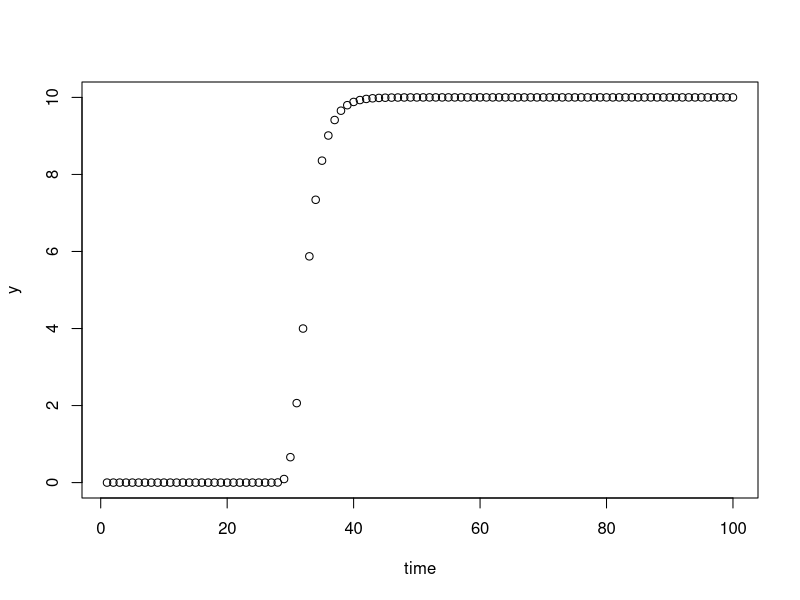
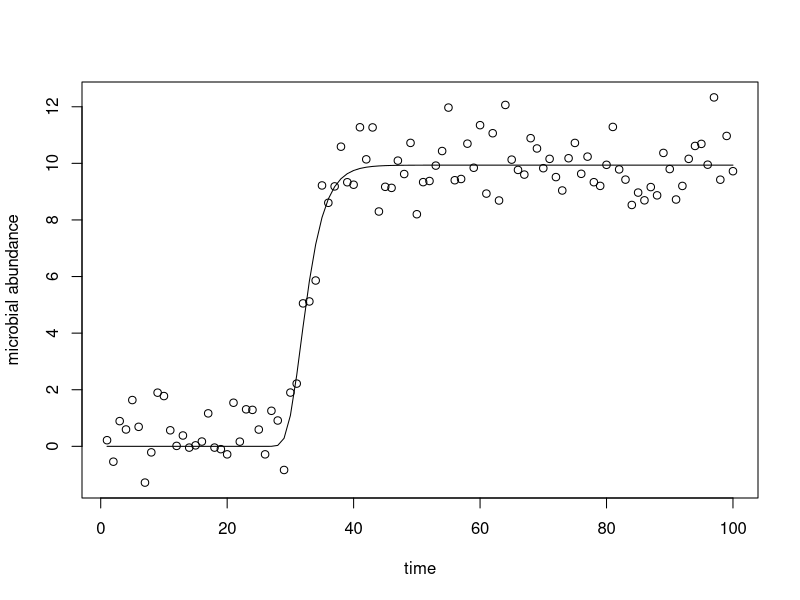

R code for these plots, in order: (Note: this script raises an error after producing the figures.)

install.packages("tidyverse")
#Fitting Non-Linear Growth Curves in R 
library(tidyverse)
set.seed(4)

#Note: this function assumes that the data/time vectors are 
#ordered with respect to time (this is because of the way I 
#use the diff function to pick starting values. )

fit.gompertz <- function(data, time){
  d <- data.frame(y=data, t=time)
  
  # Must have at least 3 datapoints at different times
  if (length(unique(d$t)) < 3) stop("too few data points to fit curve")
  
  # Pick starting values ###
  i <- which.max(diff(d$y))
  starting.values <- c(a=max(d$y), 
                       mu=max(diff(d$y))/(d[i+1,"t"]-d[i, "t"]), 
                       lambda=i)
  print("Starting Values for Optimization: ")
  print(starting.values)
  ##########################
  
  formula.gompertz <- "y~a*exp(-exp(mu*exp(1)/a*(lambda-t)+1))"
  nls(formula.gompertz, d, starting.values)
}


#Now we are going to create some simulated data to test this on.

gompertz <- function(time, a, mu, lambda){
  y <- a*exp(-exp(mu*exp(1)/a*(lambda-time)+1))
  return(data.frame(time=time, y=y))
}

d <- gompertz(1:100, 10, 2, 30)
plot(d)



#This is just the deterministic gompertz function. Now lets 
#add some measurement noise
# Add some normal(0,0.5) noise centered around the deterministic signal
for(i in 1:nrow(d)) d[i,2] <- rnorm(1, d[i,2], 1)

#Now fit the noisy data and and plot the resulting fitted model.
(fit <- fit.gompertz(d$y, d$time))

plot(d, ylab="microbial abundance")
lines(d$time, predict(fit))

#One thing to note, if you find that the fit.gompertz function
#gives an error warning about a singular gradient: the problem 
#is almost certanly that the starting values are far from the 
#optimal and you should plot the data and estimate better values.
#I also would suggest using the purrr::safely function to fit 
#many curves at once. This is because the nls function often 
#returns errors for poorly fit models and its a pain to have 
#to keep excluding data-points/curves manually (easier to just 
#collect the errors).

#Below I create a "safe" version of the fit.gompertz function that collects errors rather than stopping evaluation.
safe.fit.gompertz <- safely(fit.gompertz)


#To demonstrate how this works lets try it out on a growth curve with only 2 datapoints (something we know) will throw an error.
safe.fit.gompertz(c(1,2), c(19, 19))

#A low AIC is suggestive of poor model fit. In practice I found it useful to fit each growth curve and report the AIC value;
#then I would sort the fitted models by AIC and visually inspect the fitted models with the lowest AIC. This allowed me to 
#quickly choose which growth curves were likely problematic so my friend could go back and collect those measurements again. 

AIC(fit)



#Non linear models ,logistic models 
#R codes


data(Uspop)
#generating the theta values,theta1 is default value
lm(logit(y/theta1)~x,Uspop)

#the main model
model<-nls(y~theta1/(1+exp(-(theta2+theta3*x))),start=list(theta1=400,theta2=-49,theta3=0.25),data=Uspop,trace=TRUE)
#prints model report 
summary (model)

#std error of an estimate
deltaMethod(model,"theta3")

#Visualisation and prediction
plot(y~x,Uspop,xlim=c(1790,2100),ylim=c(0,450))
with(Uspop,lines(seq(1790,2100,by=10),
                 predict(model, data.frame(x=seq(1790,2100,by=10))),led=2))
points (2010,307,pch="x",cex=1.3)
abline(h=0,lty=2)
abline(h,coef(model)[1],lty=2)
abline(h=0.5*coef(model)[1],lty=2)
abline(v=-coef(model)[1]/coef(model)[3],lty=2)

#Residual plots 
with(Uspop,plot(y,residuals(model),type='b'))








